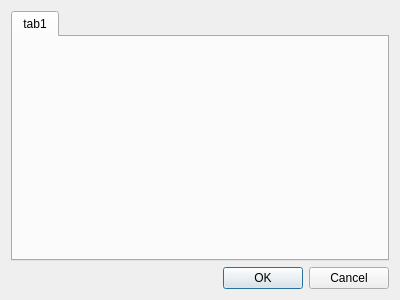
<ui version="4.0" >
 <class>Dialog</class>
 <widget class="QDialog" name="Dialog" >
  <property name="geometry" >
   <rect>
    <x>0</x>
    <y>0</y>
    <width>400</width>
    <height>300</height>
   </rect>
  </property>
  <property name="windowTitle" >
   <string>Dialog</string>
  </property>
  <property name="windowIcon" >
   <iconset resource="../images/icons.qrc" >
    <normaloff>:/urssus.svg</normaloff>:/urssus.svg</iconset>
  </property>
  <layout class="QVBoxLayout" name="verticalLayout" >
   <item>
    <widget class="QTabWidget" name="tabs" >
     <widget class="QWidget" name="tab1" >
      <property name="geometry" >
       <rect>
        <x>0</x>
        <y>0</y>
        <width>384</width>
        <height>224</height>
       </rect>
      </property>
      <attribute name="title" >
       <string>tab1</string>
      </attribute>
     </widget>
    </widget>
   </item>
   <item>
    <widget class="QDialogButtonBox" name="buttonBox" >
     <property name="orientation" >
      <enum>Qt::Horizontal</enum>
     </property>
     <property name="standardButtons" >
      <set>QDialogButtonBox::Cancel|QDialogButtonBox::Ok</set>
     </property>
    </widget>
   </item>
  </layout>
 </widget>
 <resources>
  <include location="../images/icons.qrc" />
 </resources>
 <connections>
  <connection>
   <sender>buttonBox</sender>
   <signal>accepted()</signal>
   <receiver>Dialog</receiver>
   <slot>accept()</slot>
   <hints>
    <hint type="sourcelabel" >
     <x>248</x>
     <y>254</y>
    </hint>
    <hint type="destinationlabel" >
     <x>157</x>
     <y>274</y>
    </hint>
   </hints>
  </connection>
  <connection>
   <sender>buttonBox</sender>
   <signal>rejected()</signal>
   <receiver>Dialog</receiver>
   <slot>reject()</slot>
   <hints>
    <hint type="sourcelabel" >
     <x>316</x>
     <y>260</y>
    </hint>
    <hint type="destinationlabel" >
     <x>286</x>
     <y>274</y>
    </hint>
   </hints>
  </connection>
 </connections>
</ui>
